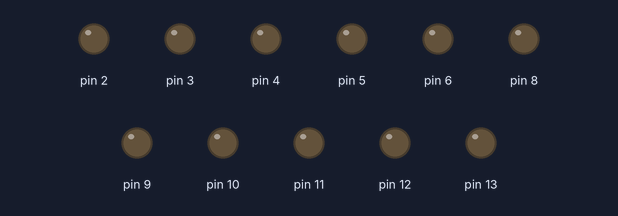
Simulated run of this sketch. Board: Arduino Uno, built with avr-gcc and run on an emulated ATmega328P. Parts: output pins drawn as LEDs (lit = HIGH).

Above: at 0.03 s.
Timing chart, 0 to 3.0 s (numbered marks = the images above):
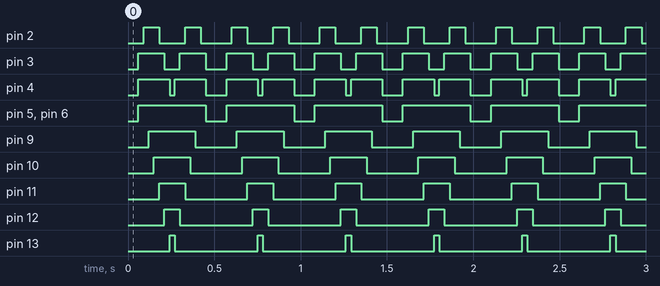

The sketch:

Heart.ino
```cpp
void setup() {
  pinMode(2,OUTPUT);
  pinMode(3,OUTPUT);
  pinMode(4,OUTPUT);
  pinMode(5,OUTPUT);
  pinMode(6,OUTPUT);
  pinMode(8,OUTPUT);
  pinMode(9,OUTPUT);
  pinMode(10,OUTPUT);
  pinMode(11,OUTPUT);
  pinMode(12,OUTPUT);
  pinMode(13,OUTPUT);
}
void loop() {
  digitalWrite(2,LOW);
  digitalWrite(3,LOW);
  digitalWrite(4,LOW);
  digitalWrite(5,LOW);
  digitalWrite(6,LOW);
  digitalWrite(7,LOW);
  digitalWrite(9,LOW);
  digitalWrite(10,LOW);
  digitalWrite(11,LOW);
  digitalWrite(12,LOW);
  digitalWrite(13,LOW);
  delay(60);//1
  digitalWrite(2,LOW);
  digitalWrite(3,HIGH);
  digitalWrite(4,HIGH);
  digitalWrite(5,HIGH);
  digitalWrite(6,HIGH);
  digitalWrite(7,LOW);
  digitalWrite(9,LOW);
  digitalWrite(10,LOW);
  digitalWrite(11,LOW);
  digitalWrite(12,LOW);
  digitalWrite(13,LOW);
  delay(30);//2
  digitalWrite(2,HIGH);
  digitalWrite(3,HIGH);
  digitalWrite(4,HIGH);
  digitalWrite(5,HIGH);
  digitalWrite(6,HIGH);
  digitalWrite(7,HIGH);
  digitalWrite(9,LOW);
  digitalWrite(10,LOW);
  digitalWrite(11,LOW);
  digitalWrite(12,LOW);
  digitalWrite(13,LOW);
  delay(30);//3
  digitalWrite(2,HIGH);
  digitalWrite(3,HIGH);
  digitalWrite(4,HIGH);
  digitalWrite(5,HIGH);
  digitalWrite(6,HIGH);
  digitalWrite(7,HIGH);
  digitalWrite(9,HIGH);
  digitalWrite(10,LOW);
  digitalWrite(11,LOW);
  digitalWrite(12,LOW);
  digitalWrite(13,LOW);
  delay(30);//4
  digitalWrite(2,HIGH);
  digitalWrite(3,HIGH);
  digitalWrite(4,HIGH);
  digitalWrite(5,HIGH);
  digitalWrite(6,HIGH);
  digitalWrite(7,HIGH);
  digitalWrite(9,HIGH);
  digitalWrite(10,HIGH);
  digitalWrite(11,LOW);
  digitalWrite(12,LOW);
  digitalWrite(13,LOW);
  delay(30);//5
  digitalWrite(2,LOW);
  digitalWrite(3,HIGH);
  digitalWrite(4,HIGH);
  digitalWrite(5,HIGH);
  digitalWrite(6,HIGH);
  digitalWrite(7,HIGH);
  digitalWrite(9,HIGH);
  digitalWrite(10,HIGH);
  digitalWrite(11,HIGH);
  digitalWrite(12,LOW);
  digitalWrite(13,LOW);
  delay(30);//6
  digitalWrite(2,LOW);
  digitalWrite(3,LOW);
  digitalWrite(4,HIGH);
  digitalWrite(5,HIGH);
  digitalWrite(6,HIGH);
  digitalWrite(7,HIGH);
  digitalWrite(9,HIGH);
  digitalWrite(10,HIGH);
  digitalWrite(11,HIGH);
  digitalWrite(12,HIGH);
  digitalWrite(13,LOW);
  delay(30);//7
  digitalWrite(2,LOW);
  digitalWrite(3,LOW);
  digitalWrite(4,LOW);
  digitalWrite(5,HIGH);
  digitalWrite(6,HIGH);
  digitalWrite(7,HIGH);
  digitalWrite(9,HIGH);
  digitalWrite(10,HIGH);
  digitalWrite(11,HIGH);
  digitalWrite(12,HIGH);
  digitalWrite(13,HIGH);
  delay(30);//8
  digitalWrite(2,LOW);
  digitalWrite(3,LOW);
  digitalWrite(4,HIGH);
  digitalWrite(5,HIGH);
  digitalWrite(6,HIGH);
  digitalWrite(7,HIGH);
  digitalWrite(9,HIGH);
  digitalWrite(10,HIGH);
  digitalWrite(11,HIGH);
  digitalWrite(12,HIGH);
  digitalWrite(13,LOW);
  delay(30);//9
  digitalWrite(2,LOW);
  digitalWrite(3,HIGH);
  digitalWrite(4,HIGH);
  digitalWrite(5,HIGH);
  digitalWrite(6,HIGH);
  digitalWrite(7,HIGH);
  digitalWrite(9,HIGH);
  digitalWrite(10,HIGH);
  digitalWrite(11,HIGH);
  digitalWrite(12,LOW);
  digitalWrite(13,LOW);
  delay(30);//10
  digitalWrite(2,HIGH);
  digitalWrite(3,HIGH);
  digitalWrite(4,HIGH);
  digitalWrite(5,HIGH);
  digitalWrite(6,HIGH);
  digitalWrite(7,HIGH);
  digitalWrite(9,HIGH);
  digitalWrite(10,HIGH);
  digitalWrite(11,LOW);
  digitalWrite(12,LOW);
  digitalWrite(13,LOW);
  delay(30);//11
  digitalWrite(2,HIGH);
  digitalWrite(3,HIGH);
  digitalWrite(4,HIGH);
  digitalWrite(5,HIGH);
  digitalWrite(6,HIGH);
  digitalWrite(7,HIGH);
  digitalWrite(9,HIGH);
  digitalWrite(10,LOW);
  digitalWrite(11,LOW);
  digitalWrite(12,LOW);
  digitalWrite(13,LOW);
  delay(30);//12
  digitalWrite(2,HIGH);
  digitalWrite(3,HIGH);
  digitalWrite(4,HIGH);
  digitalWrite(5,HIGH);
  digitalWrite(6,HIGH);
  digitalWrite(7,HIGH);
  digitalWrite(9,LOW);
  digitalWrite(10,LOW);
  digitalWrite(11,LOW);
  digitalWrite(12,LOW);
  digitalWrite(13,LOW);
  delay(30);//13
  digitalWrite(2,LOW);
  digitalWrite(3,HIGH);
  digitalWrite(4,HIGH);
  digitalWrite(5,HIGH);
  digitalWrite(6,HIGH);
  digitalWrite(7,LOW);
  digitalWrite(9,LOW);
  digitalWrite(10,LOW);
  digitalWrite(11,LOW);
  digitalWrite(12,LOW);
  digitalWrite(13,LOW);
  delay(30);//14
  digitalWrite(2,LOW);
  digitalWrite(3,LOW);
  digitalWrite(4,LOW);
  digitalWrite(5,LOW);
  digitalWrite(6,LOW);
  digitalWrite(7,LOW);
  digitalWrite(9,LOW);
  digitalWrite(10,LOW);
  digitalWrite(11,LOW);
  digitalWrite(12,LOW);
  digitalWrite(13,LOW);
  delay(60);//15
}
```

Measured:
- by itself, pin 2: alternates HIGH for 0.09 s and LOW for 0.17 s
- by itself, pin 3: alternates HIGH for 0.15 s and LOW for 0.11 s
- by itself, pin 4: repeats every 0.51 s: LOW 0.03 s, HIGH 0.18 s, LOW 0.12 s, HIGH 0.18 s
- by itself, pin 5, pin 6: alternates HIGH for 0.39 s and LOW for 0.12 s
- by itself, pin 9: alternates HIGH for 0.27 s and LOW for 0.24 s
- by itself, pin 10: alternates HIGH for 0.21 s and LOW for 0.30 s
- by itself, pin 11: alternates HIGH for 0.15 s and LOW for 0.36 s
- by itself, pin 12: alternates HIGH for 0.09 s and LOW for 0.42 s
